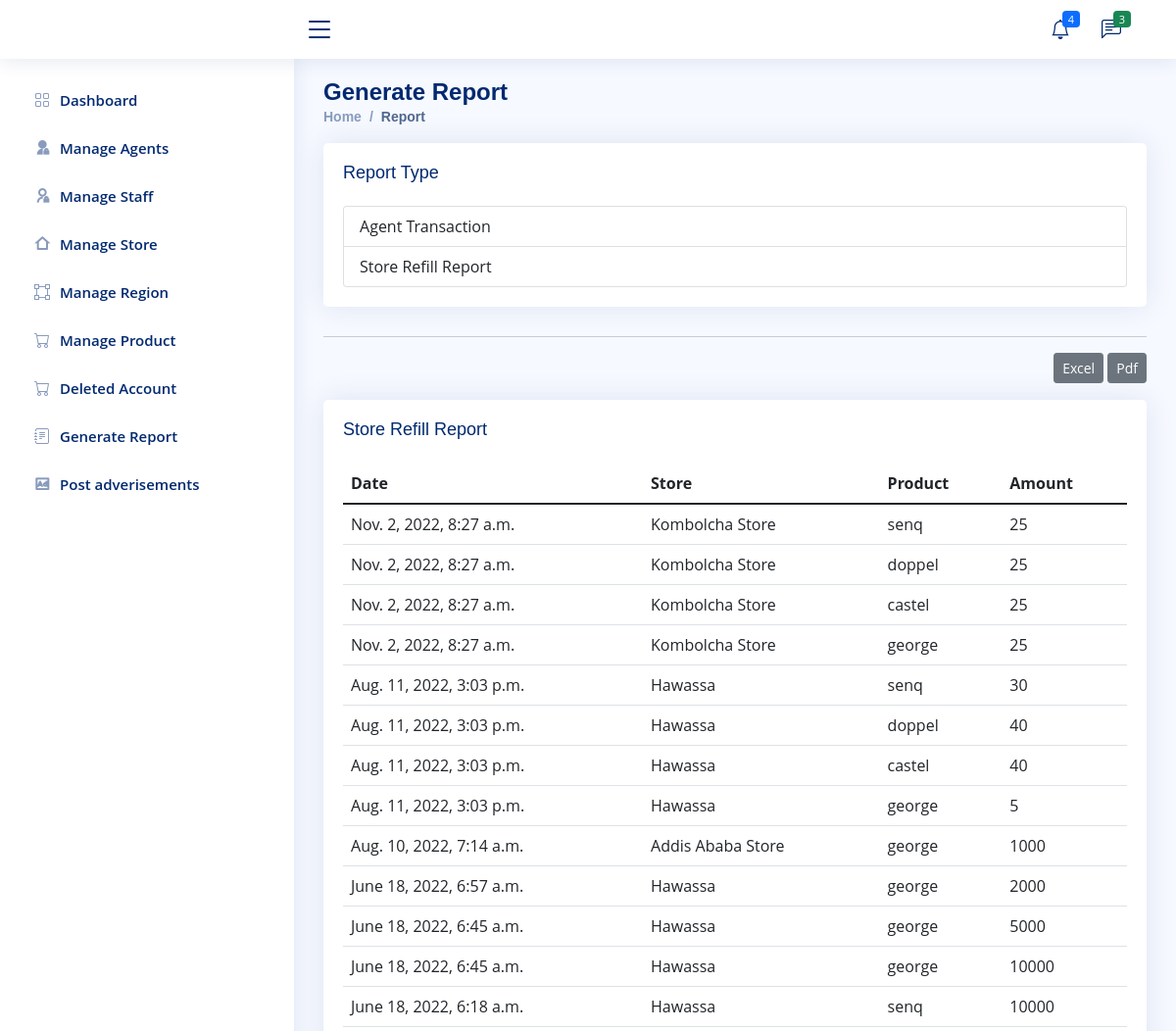
Page /BGI/Store_Refill_Report/ (upper part) on the earlier database version.
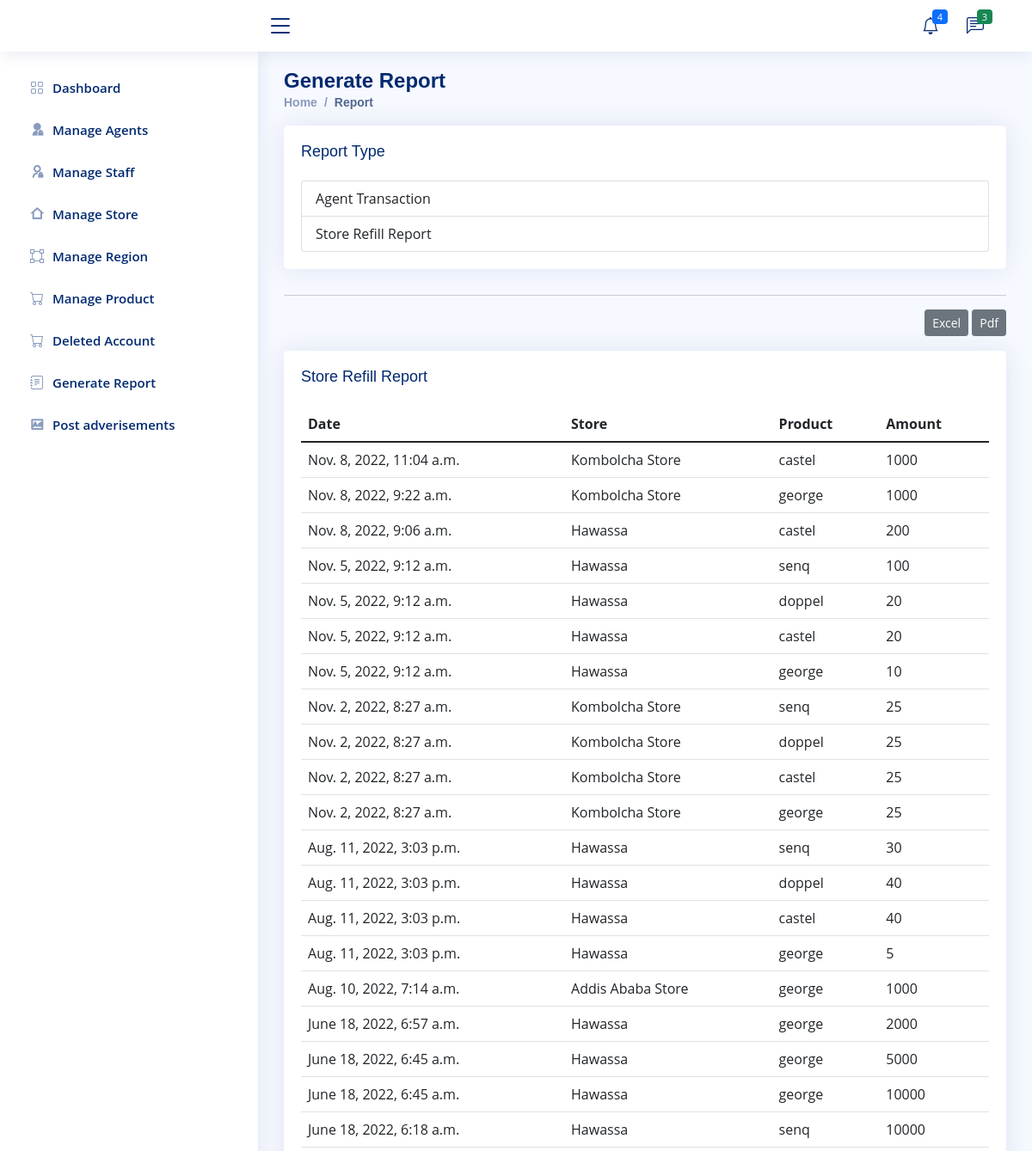
Same page on the later database version.
### Company/models.py (models this page shows)
class add_to_store(models.Model):
    Store= models.ForeignKey(Company_Store,null=True, on_delete=models.CASCADE)
    product = models.CharField(max_length=200, blank=True, null=True)
    qunitiy = models.IntegerField(null=True)
    date_created = models.DateTimeField(auto_now_add=True, null=True)

class Company_Store(models.Model):
    Store_Name = models.CharField(max_length=200, null=True, unique=True)
    Address = models.CharField(max_length=200, null=True)
    date_created = models.DateField(auto_now_add=True, null=True)
    def __str__(self) -> str:
        return self.Store_Name

### Company/views.py (the view)
# urls.py: path('Store_Refill_Report/', views.storeRefillReport, name='Store_Refill_Report'),
def storeRefillReport(request):
    RecentRefill = add_to_store.objects.all().order_by('-date_created')
    context = {
        'RecentRefill':RecentRefill
    }
    return render(request,'Company/report/StoreRefill.html',context )

### Templates/Company/report/StoreRefill.html
{% extends 'Company/report/generate-report.html'%}
{% block ReportTable%}
<div class="col">
    <div class="card recent-sales overflow-auto">
      <div class="card-body">
        <h4 class="card-title">Store Refill Report</h4>
        <table id="report_table" class="table table-border datatable">
          <thead>
            <tr>
              <th scope="col">Date</th>
              <th scope="col">Store</th>
              <th scope="col">Product</th>
              <th scope="col">Amount</th>
            </tr>
          </thead>
          <tbody>
            {% for all_in_store in RecentRefill %}
            <tr>
              <td>{{all_in_store.date_created}}</td>
              <td>{{all_in_store.Store}}</td>
              <td>{{all_in_store.product}}</td>
              <td>{{all_in_store.qunitiy}}</td>
            </tr>
             {% endfor %}
          </tbody>
        </table>
      </div>
    </div>
  </div>
{% endblock %}

### Templates/Company/report/generate-report.html (shortened to what this page needs)
{% extends 'Company/company-base.html'%}
{% block content%}
<main id="main" class="main">
  <div class="pagetitle">
    <h1>Generate Report</h1>
    <nav>
      <ol class="breadcrumb">
        <li class="breadcrumb-item"><a href="{% url 'admin-dashbord' %}">Home</a></li>
        <li class="breadcrumb-item active">Report</li>
      </ol>
    </nav>
  </div>
  <section class="section">
    <div class="row">
      <div class="col-lg-12">
        <div class="card">
          <div class="card-body">
            <h4 class="card-title">Report Type</h4>
            <div class="list-group">
              <a href="{% url 'view-report' %}" class="list-group-item list-group-item-action">Agent Transaction</a>
              <a href="{% url 'Store_Refill_Report' %}" class="list-group-item list-group-item-action">Store Refill Report</a>
            </div>
          </div>
        </div>
        <hr>
        <div class="row">
          <div class="text-end">
            <button id="download_excel" type="button" class="btn btn-secondary btn-sm">Excel</button>
            <button id="download_pdf" onclick="pdfDownload()" type="button"
              class="btn btn-secondary btn-sm">Pdf</button>
          </div>
          <br>
          <br>
          {% block ReportTable %}{% endblock %}
        </div>
      </div>
    </div>
  </section>
</main>
{% endblock %}

### Templates/Company/company-base.html (shortened to what this page needs)
<!DOCTYPE html>
<html lang="en">
<head>
  {% load static %}
  <link href="{% static 'assets/vendor/bootstrap/css/bootstrap.min.css' %}" rel="stylesheet">
  <link href="{% static 'assets/vendor/bootstrap-icons/bootstrap-icons.css' %}" rel="stylesheet">
  <link href="{% static 'assets/vendor/boxicons/css/boxicons.min.css' %}" rel="stylesheet">
  <link href="{% static 'assets/vendor/quill/quill.snow.css' %}" rel="stylesheet">
  <link href="{% static 'assets/vendor/quill/quill.bubble.css' %}" rel="stylesheet">
  <link href="{% static 'assets/vendor/remixicon/remixicon.css' %}" rel="stylesheet">
  <link href="{% static 'assets/vendor/simple-datatables/style.css' %}" rel="stylesheet">
  <link type="text/css" href="@@path/vendor/sweetalert2/dist/sweetalert2.min.css" rel="stylesheet">
  <link href="{% static 'assets/css/style.css' %}" rel="stylesheet">
</head>
<body>
  <header id="header" class="header fixed-top d-flex align-items-center">
    <div class="d-flex align-items-center justify-content-between">
    <i class="bi bi-list toggle-sidebar-btn"></i>
  </div>
    <nav class="header-nav ms-auto">
      <ul class="d-flex align-items-center">
        <li class="nav-item dropdown">
          <a class="nav-link nav-icon" href="#" data-bs-toggle="dropdown">
            <i class="bi bi-bell"></i>
            <span class="badge bg-primary badge-number">4</span>
          </a>
        </li>
        <li class="nav-item dropdown">
          <a class="nav-link nav-icon" href="#" data-bs-toggle="dropdown">
            <i class="bi bi-chat-left-text"></i>
            <span class="badge bg-success badge-number">3</span>
          </a>
        </li>
        <li class="nav-item dropdown pe-3">
          <a class="nav-link nav-profile d-flex align-items-center pe-0" href="#" data-bs-toggle="dropdown">
            </a>
        </li>
      </ul>
    </nav>
  </header>
  <aside id="sidebar" class="sidebar">
    <ul class="sidebar-nav" id="sidebar-nav">
      <li class="nav-item">
        <a class="nav-link collapsed" href="{% url 'admin-dashbord' %}">
          <i class="bi bi-grid"></i>
          <span>Dashboard</span>
        </a>
      </li>
      <li class="nav-item">
        <a class="nav-link collapsed" data-bs-target="#agents-nav" href="{%  url 'agent-view'  %}">
          <i class="ri-admin-fill"></i><span>Manage Agents</span>
        </a>
      </li>
      <li class="nav-item">
        <a class="nav-link collapsed" data-bs-target="#agents-nav" href="{% url 'view-staff' %}">
          <i class="ri-admin-line"></i><span>Manage Staff</span>
        </a>
      </li>
      <li class="nav-item">
        <a class="nav-link collapsed" data-bs-target="#store-nav" href="{% url 'view-store' %}">
          <i class="ri-home-2-line"></i><span>Manage Store</span></i>
        </a>
      </li>
      <li class="nav-item">
        <a class="nav-link collapsed" data-bs-target="#store-nav" href="{% url 'view-region' %}">
          <i class="bi bi-bounding-box"></i> <span>Manage Region</span></i>
        </a>
      </li>
      <li class="nav-item">
        <a class="nav-link collapsed" data-bs-target="#store-nav" href="{% url 'view-product' %}">
          <i class="bi bi-cart"></i> <span>Manage Product</span></i>
        </a>
      </li>
      <li class="nav-item">
        <a class="nav-link collapsed" data-bs-target="#store-nav" href="{% url 'deleted_account' %}">
          <i class="bi bi-cart"></i> <span>Deleted Account</span></i>
        </a>
      </li>
      <li class="nav-item">
        <a class="nav-link collapsed" data-bs-target="#reports-nav" href="{% url 'view-report' %}">
          <i class="bi bi-journal-text"></i><span>Generate Report</span>
        </a>
      </li>
      <li class="nav-item">
        <a class="nav-link collapsed" data-bs-target="#tables-nav" href="{% url 'add-advertisments' %}">
          <i class="ri-advertisement-line"></i><span>Post adverisements</span>
        </a>
      </li>
    </ul>
  </aside>
  {% block content %}
  {% endblock %}
</body>
</html>

### static/assets/css/style.css (style rules this page uses)
:root { scroll-behavior: smooth; }
body { font-family: "Open Sans", sans-serif; background: #f6f9ff; color: #444444; }
a { color: #4154f1; text-decoration: none; }
h1, h2, h3, h4, h5, h6 { font-family: "Nunito", sans-serif; }
#main { margin-top: 60px; padding: 20px 30px; transition: all 0.3s; }
.pagetitle { margin-bottom: 10px; }
.pagetitle h1 { font-size: 24px; margin-bottom: 0; font-weight: 600; color: #012970; }
.card { margin-bottom: 30px; border: none; border-radius: 5px; box-shadow: 0px 0 30px rgba(1, 41, 112, 0.1); }
.card-title { padding: 20px 0 15px 0; font-size: 18px; font-weight: 500; color: #012970; font-family: "Poppins", sans-serif; }
.card-body { padding: 0 20px 20px 20px; }
.breadcrumb { font-size: 14px; font-family: "Nunito", sans-serif; color: #899bbd; font-weight: 600; }
.breadcrumb a { color: #899bbd; transition: 0.3s; }
.breadcrumb .breadcrumb-item::before { color: #899bbd; }
.breadcrumb .active { color: #51678f; font-weight: 600; }
.header { transition: all 0.5s; z-index: 997; height: 60px; box-shadow: 0px 2px 20px rgba(1, 41, 112, 0.1); background-color: #fff; padding-left: 20px; }
.header .toggle-sidebar-btn { font-size: 32px; padding-left: 10px; cursor: pointer; color: #012970; }
.header-nav ul { list-style: none; }
.header-nav > ul { margin: 0; padding: 0; }
.header-nav .nav-icon { font-size: 20px; color: #012970; }
.header-nav .nav-profile { color: #012970; }
.header-nav .badge-number { position: absolute; inset: 4px 6px auto auto; font-weight: normal; font-size: 11px; padding: 3px 6px; }
.sidebar { position: fixed; top: 60px; left: 0; bottom: 0; width: 300px; z-index: 996; transition: all 0.3s; padding: 20px; overflow-y: auto; scrollbar-width: thin; scrollbar-color: #aab7cf transparent; box-shadow: 0px 0px 20px rgba(1, 41, 112, 0.1); background-color: #fff; }
@media (min-width: 1200px) { #main, #footer { margin-left: 300px; } }
.sidebar-nav { padding: 0; margin: 0; list-style: none; }
.sidebar-nav li { padding: 0; margin: 0; list-style: none; }
.sidebar-nav .nav-item { margin-bottom: 5px; }
.sidebar-nav .nav-link { display: flex; align-items: center; font-size: 15px; font-weight: 600; color: #4154f1; transition: 0.3; background: #f6f9ff; padding: 10px 15px; border-radius: 4px; }
.sidebar-nav .nav-link i { font-size: 16px; margin-right: 10px; color: #4154f1; }
.sidebar-nav .nav-link.collapsed { color: #012970; background: #fff; }
.sidebar-nav .nav-link.collapsed i { color: #899bbd; }

Differences in the rows shown:
added add_to_store: date_created "Nov. 8, 2022, 11:04 a.m.", Store "Kombolcha Store", product "castel", qunitiy "1000"
added add_to_store: date_created "Nov. 8, 2022, 9:22 a.m.", Store "Kombolcha Store", product "george", qunitiy "1000"
added add_to_store: date_created "Nov. 8, 2022, 9:06 a.m.", Store "Hawassa", product "castel", qunitiy "200"
added add_to_store: date_created "Nov. 5, 2022, 9:12 a.m.", Store "Hawassa", product "senq", qunitiy "100"
added add_to_store: date_created "Nov. 5, 2022, 9:12 a.m.", Store "Hawassa", product "doppel", qunitiy "20"
added add_to_store: date_created "Nov. 5, 2022, 9:12 a.m.", Store "Hawassa", product "castel", qunitiy "20"
added add_to_store: date_created "Nov. 5, 2022, 9:12 a.m.", Store "Hawassa", product "george", qunitiy "10"
